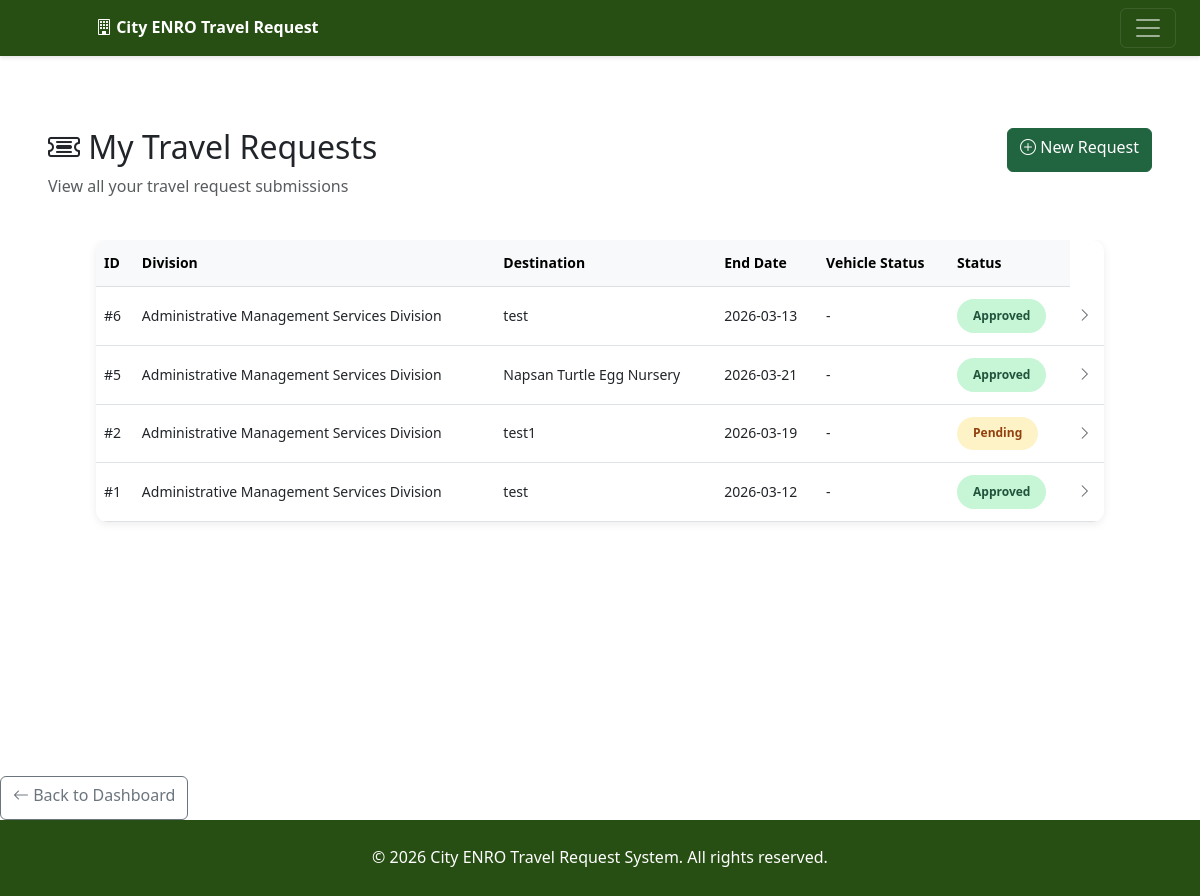
The app's page /tickets/my (signed in), older data.
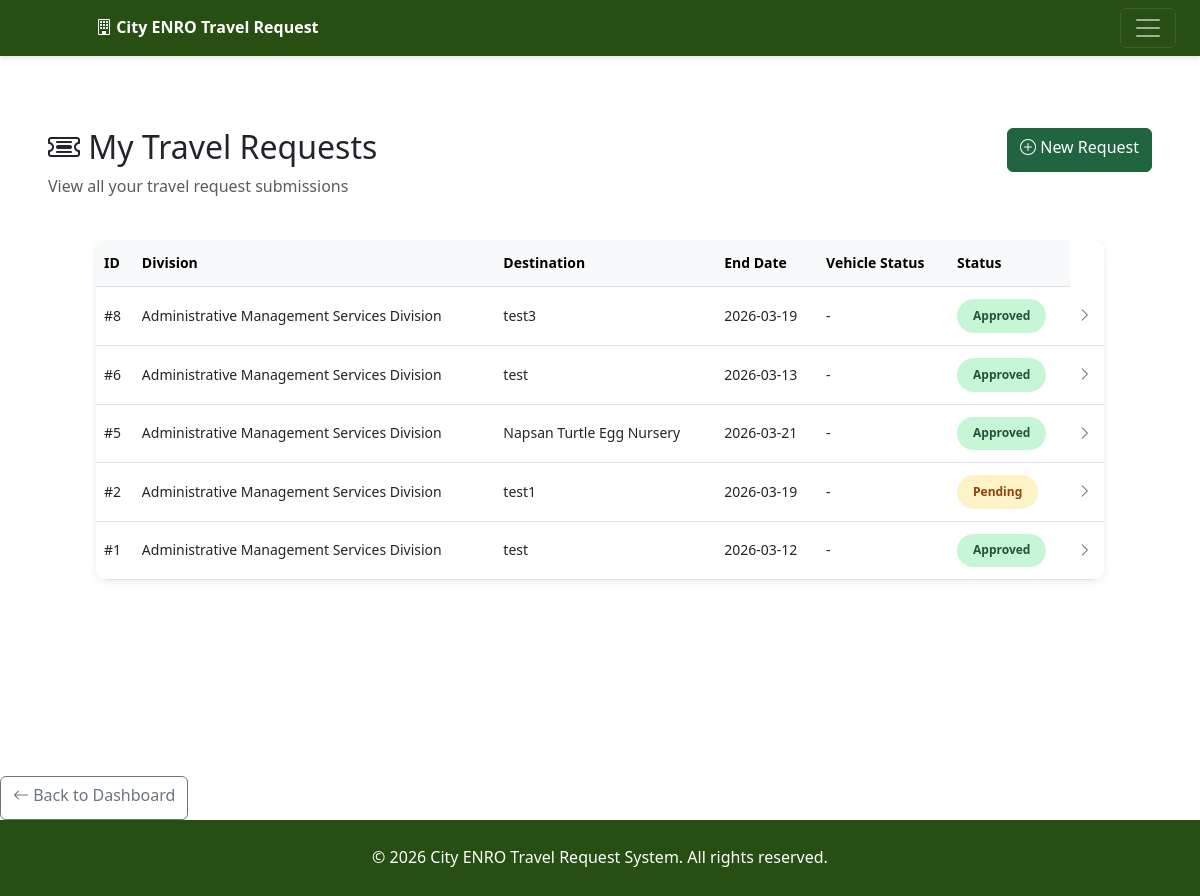
The same page, newer data.
### tables this page shows
CREATE TABLE tickets (
            id INTEGER PRIMARY KEY AUTOINCREMENT,
            user_id INTEGER NOT NULL,
            division_id INTEGER NOT NULL,
            destination VARCHAR(200) NOT NULL,
            purpose TEXT NOT NULL,
            associates TEXT,
            start_date DATE NOT NULL,
            end_date DATE NOT NULL,
            vehicle_needed VARCHAR(10) DEFAULT 'no',
            vehicle_assigned VARCHAR(100),
            status VARCHAR(50) DEFAULT 'pending',
            created_at TIMESTAMP DEFAULT CURRENT_TIMESTAMP,
            updated_at TIMESTAMP DEFAULT CURRENT_TIMESTAMP,
            FOREIGN KEY (user_id) REFERENCES users(id),
            FOREIGN KEY (division_id) REFERENCES divisions(id)
        );

CREATE TABLE divisions (
            id INTEGER PRIMARY KEY AUTOINCREMENT,
            name VARCHAR(100) NOT NULL
        );

### routes/tickets.py (the view, shortened to what this page needs)
@tickets_bp.route('/my')
def my_tickets():
    if not require_login():
        return redirect(url_for('auth.login'))
    db_type = getattr(Config, 'DATABASE_TYPE', 'sqlite')
    try:
        conn = get_db_connection()
        cursor = conn.cursor()
        if db_type == 'sqlite':
            cursor.execute("""
                SELECT t.*, d.name as division_name
                FROM tickets t
                JOIN divisions d ON t.division_id = d.id
                WHERE t.user_id = ?
                ORDER BY t.created_at DESC
            """, (session['user_id'],))
        if db_type == 'sqlite':
            rows = cursor.fetchall()
            tickets = [dict_from_row(row) for row in rows]
        else:
            tickets = cursor.fetchall()
        conn.close()
        for ticket in tickets:
            if ticket.get('start_date') and isinstance(ticket.get('start_date'), str):
                ticket['start_date'] = datetime.strptime(ticket['start_date'], '%Y-%m-%d').date()
            if ticket.get('end_date') and isinstance(ticket.get('end_date'), str):
                ticket['end_date'] = datetime.strptime(ticket['end_date'], '%Y-%m-%d').date()
    except Exception as e:
        flash(f'Error loading tickets: {str(e)}', 'danger')
        tickets = []
    return render_template('tickets/my_tickets.html', tickets=tickets)

### db.py (called while the page is built)
def get_db_type():
    try:
        from flask import has_request_context, request
        if has_request_context() and hasattr(current_app, 'config'):
            return current_app.config.get('DATABASE_TYPE', 'sqlite')
    except:
        pass
    return 'sqlite'

def get_db_connection():
    db_type = get_db_type()
    if db_type == 'sqlite':
        return get_sqlite_connection()
    else:
        return get_mysql_connection()

def get_sqlite_connection():
    import os
    from config import Config
    db_path = getattr(Config, 'SQLITE_DATABASE', 'cityhall.db')
    try:
        if hasattr(current_app, 'config'):
            db_path = current_app.config.get('SQLITE_DATABASE', db_path)
    except:
        pass
    conn = sqlite3.connect(db_path)
    conn.row_factory = sqlite3.Row
    return conn

def dict_from_row(row):
    if row is None:
        return None
    if hasattr(row, 'keys'):
        return dict(zip(row.keys(), row))
    return row

### routes/tickets.py (called while the page is built)
def require_login():
    return 'user_id' in session

### templates/tickets/my_tickets.html (shortened to what this page needs)
{% extends "base.html" %}
{% block content %}
<div class="row mb-4">
    <div class="col-md-8">
        <h2><i class="bi bi-ticket-detailed"></i> My Travel Requests</h2>
        <p class="text-muted">View all your travel request submissions</p>
    </div>
    <div class="col-md-4 text-end">
        <a href="{{ url_for('tickets.create') }}" class="btn btn-primary">
            <i class="bi bi-plus-circle"></i> New Request
        </a>
    </div>
</div>
<div class="wide-container">
    <div class="card table-card">
    <div class="card-body p-0">
        {% if tickets %}
        <div class="table-responsive">
            <table class="table table-hover mb-0">
                <thead class="table-light">
                    <tr>
                        <th>ID</th>
                        <th>Division</th>
                        <th>Destination</th>
                        <th>End Date</th>
                        <th>Vehicle Status</th>
                        <th>Status</th>
                    </tr>
                </thead>
                <tbody>
                    {% for ticket in tickets %}
                    <tr class="ticket-row" data-ticket-id="{{ ticket.id }}">
                        <td>#{{ ticket.id }}</td>
                        <td>{{ ticket.division_name }}</td>
                        <td>{{ ticket.destination }}</td>
                        <td>{{ ticket.end_date.strftime('%Y-%m-%d') if ticket.end_date else '-' }}</td>
                        <td>
                            {{ ticket.vehicle_status|title if ticket.vehicle_status else '-' }}
                        </td>
                        <td>
                            <span class="status-badge status-{{ ticket.status }}">
                                {{ ticket.status|replace('_', ' ')|title }}
                            </span>
                        </td>
                        <td>
                            <i class="bi bi-chevron-right text-muted"></i>
                        </td>
                    </tr>
                    {% endfor %}
                </tbody>
            </table>
        </div>
        {% endif %}
    </div>
</div>
        </div>
    </div>
</div>
<div class="row mt-3">
    <div class="col-12">
        <a href="{{ url_for('main.dashboard') }}" class="btn btn-outline-secondary">
            <i class="bi bi-arrow-left"></i> Back to Dashboard
        </a>
    </div>
</div>
{% endblock %}

Row changes from the older to the newer data that the page shows:
added tickets: id "8", division_name "Administrative Management Services Division", destination "test3", end_date "2026-03-19", vehicle_status "-", status "Approved"
